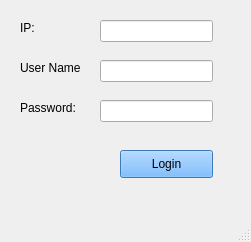
<?xml version="1.0" encoding="UTF-8"?>
<ui version="4.0">
 <class>MainWindow</class>
 <widget class="QMainWindow" name="MainWindow">
  <property name="geometry">
   <rect>
    <x>0</x>
    <y>0</y>
    <width>251</width>
    <height>242</height>
   </rect>
  </property>
  <property name="windowTitle">
   <string>MainWindow</string>
  </property>
  <widget class="QWidget" name="centralwidget">
   <widget class="QLabel" name="label">
    <property name="geometry">
     <rect>
      <x>20</x>
      <y>20</y>
      <width>55</width>
      <height>16</height>
     </rect>
    </property>
    <property name="text">
     <string>IP:</string>
    </property>
   </widget>
   <widget class="QLabel" name="label_2">
    <property name="geometry">
     <rect>
      <x>20</x>
      <y>60</y>
      <width>61</width>
      <height>16</height>
     </rect>
    </property>
    <property name="text">
     <string>User Name:</string>
    </property>
   </widget>
   <widget class="QLabel" name="label_3">
    <property name="geometry">
     <rect>
      <x>20</x>
      <y>100</y>
      <width>55</width>
      <height>16</height>
     </rect>
    </property>
    <property name="text">
     <string>Password:</string>
    </property>
   </widget>
   <widget class="QLineEdit" name="ip">
    <property name="geometry">
     <rect>
      <x>100</x>
      <y>20</y>
      <width>113</width>
      <height>22</height>
     </rect>
    </property>
   </widget>
   <widget class="QLineEdit" name="user">
    <property name="geometry">
     <rect>
      <x>100</x>
      <y>60</y>
      <width>113</width>
      <height>22</height>
     </rect>
    </property>
   </widget>
   <widget class="QLineEdit" name="pswrd">
    <property name="geometry">
     <rect>
      <x>100</x>
      <y>100</y>
      <width>113</width>
      <height>22</height>
     </rect>
    </property>
    <property name="echoMode">
     <enum>QLineEdit::Password</enum>
    </property>
   </widget>
   <widget class="QPushButton" name="login">
    <property name="geometry">
     <rect>
      <x>120</x>
      <y>150</y>
      <width>93</width>
      <height>28</height>
     </rect>
    </property>
    <property name="styleSheet">
     <string notr="true">background-color: rgb(85, 170, 255);</string>
    </property>
    <property name="text">
     <string>Login</string>
    </property>
   </widget>
  </widget>
  <widget class="QMenuBar" name="menubar">
   <property name="geometry">
    <rect>
     <x>0</x>
     <y>0</y>
     <width>251</width>
     <height>26</height>
    </rect>
   </property>
  </widget>
  <widget class="QStatusBar" name="statusbar"/>
 </widget>
 <resources/>
 <connections/>
</ui>
